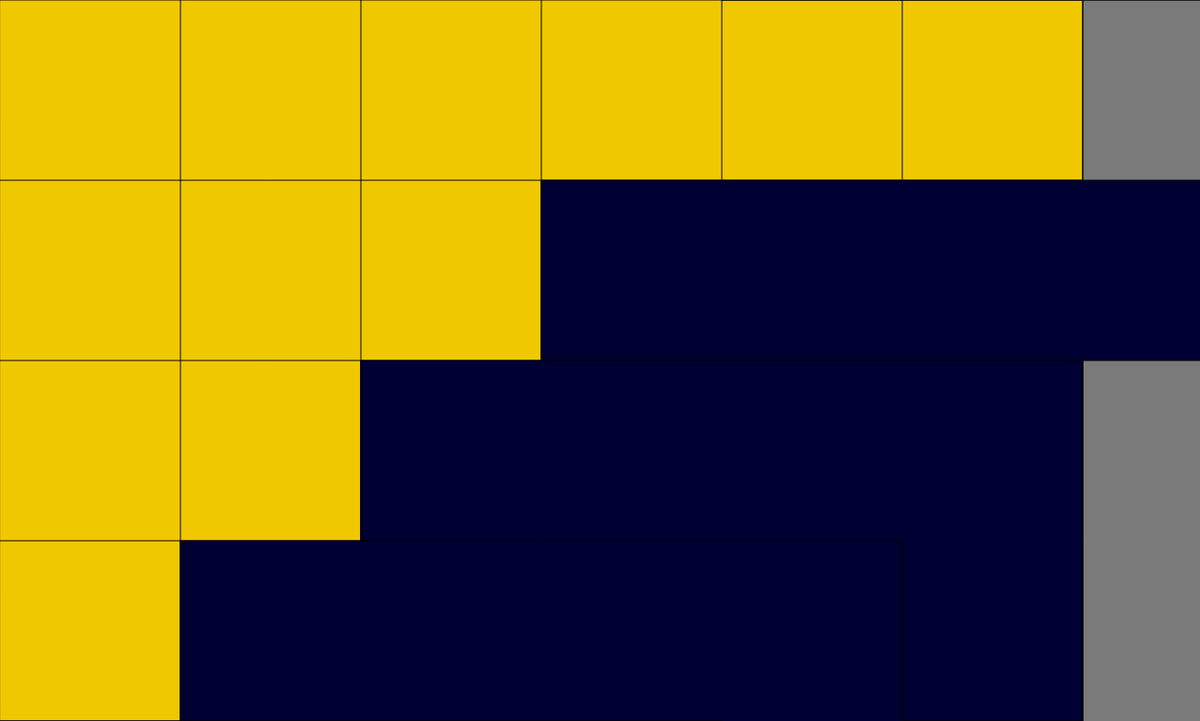
Frame 1 (no input)
Frame 60 (no input): identical to frame 1, image omitted
Frame 120 (the mouse pressed at the canvas centre since frame 60): identical to frame 1, image omitted

The p5.js sketch that drew this single still picture (run headless with seeded random() and noise() and a simulated clock; from frame 60 on, the mouse is pressed at the canvas centre):

// p5.js sketch
// ── sketch.js
// the game board
let cellSize;
let board;
let cellX;
let cellY;
let cellPressedX;

function setup() {
  createCanvas(1330, 800);
  cellSize = 200;
  cellX = floor(width / cellSize);
  cellY = floor(height / cellSize);
  board = [];
  for (let i = 0; i < cellX; i++) {
    board.push([0]);
  }
}

function mouseClicked(e) {
	if (mouseX > cellX*cellSize){
		return;
	}
  cellPressedX = floor(mouseX / cellSize);
  board[cellPressedX].push(1);
}

function draw() {
  background(122);
  drawGrid();
	drawBoard();
}

function drawGrid() {
  fill(240, 200, 0);
  rect(0, 0, cellX * cellSize, cellY * cellSize);

  // vertical
  for (let i = 1; i < cellX + 1; i++) {
    line(cellSize * i, 0, cellSize * i, cellY * cellSize);
  }
  // console.log(y * cellSize);
  for (let i = 1; i < cellY + 1; i++) {
    line(0, cellSize * i, cellX * cellSize, cellSize * i);
  }
}

function drawBoard() {
  for (let i = 0; i < board.length; i++) {

    for (let j = 0; j < board[i].length; j++) {
			fill(0,0,50);
			rect(height - cellSize*i,i*cellSize,height,i*cellSize);
    }
       
  }
}
